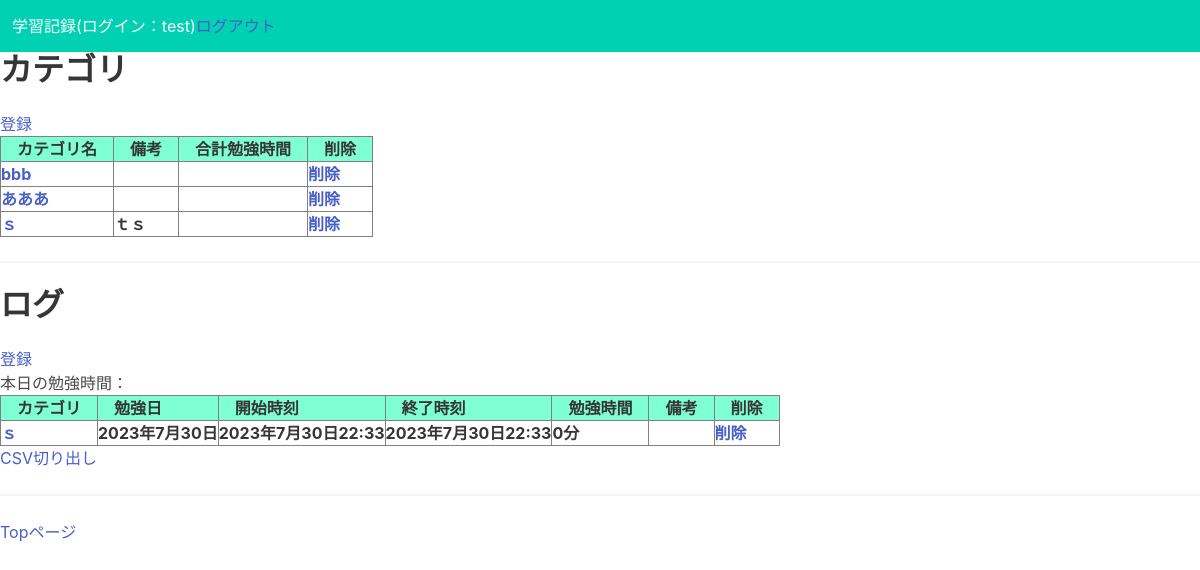
Screenshot of / (signed in) with the database file from the repository.
### App1/models.py (models this page shows, shortened)
class Category(models.Model):
    name = models.CharField(max_length=20)
    memo = models.CharField(null=True,blank=True,max_length=255)
    slug = models.SlugField(max_length=100, unique=True)
    user = models.ForeignKey(User, on_delete=models.CASCADE)

class Log(models.Model):
    startDateTime = models.DateTimeField(null=True,blank=True)
    endDateTime = models.DateTimeField(null=True,blank=True)
    learnDate = models.DateField(null=True,blank=True)
    learnMinut = models.IntegerField(null=True,blank=True)
    category = models.ForeignKey(Category, on_delete=models.PROTECT)
    memo = models.CharField(null=True,blank=True,max_length=255)
    slug = models.SlugField(max_length=100, unique=True)
    user = models.ForeignKey(User, on_delete=models.CASCADE)

### App1/views.py (the view)
# urls.py: path('',flontpage, name="flontpage"),
@login_required
def flontpage(request):
    categorys = Category.objects.filter(user=request.user).order_by('name').annotate(total_learn_minut=Sum('log__learnMinut'));
    logs = Log.objects.filter(user=request.user).order_by('-learnDate','-startDateTime','-endDateTime','-id')
    today = date.today()
    total_learn_minut_today = Log.objects.filter(learnDate=today).aggregate(total_learn_minut=Sum('learnMinut'))['total_learn_minut']
    return render(request,"./flontpage.html", {"categorys": categorys,
                                               "logs": logs,
                                               "total_learn_minut_today": total_learn_minut_today})

### App1/templates/flontpage.html
{% extends "./base.html" %}{% block content %}
<h1 class="title is-3">カテゴリ</h1>
<a href="{% url 'CatRegist' %}">登録</a>
{% if categorys %}
<table border="1">
    <tr  bgcolor="aquamarine">
        <th>　カテゴリ名　</th>
        <th>　備考　</th>
        <th>　合計勉強時間　</th>
        <th>　削除　</th>
    </tr>
    {% for cat in categorys %}
    <tr>
        <th><a href="{% url 'CatEdit' cat.slug %}">{{cat.name}}</a></th>
        <th align="left">{{cat.memo}}</th>
        <th align="left">{% if cat.total_learn_minut %}{{cat.total_learn_minut}}{% endif %}</th>
        <th><a href="{% url 'CatDelete' cat.slug %}">削除</a></th>
    </tr>
    {%endfor%}
</table>
{% else %}
<p>まずはカテゴリを登録しましょう。</p>
{% endif %}
<hr><h1 class="title is-3">ログ</h1>
{% if categorys %}
<a href="{% url 'LogRegist' %}">登録</a>
{% else %}
<p>ログはカテゴリを登録してから登録して下さい。</p>
{% endif %}
<p>本日の勉強時間：{% if total_learn_minut_today %}{{total_learn_minut_today}}分{% endif %}</p>
{% if logs %}
<table border="1">
    <tr  bgcolor="aquamarine">
        <th>　カテゴリ　</th>
        <th>　勉強日　</th>
        <th>　開始時刻　</th>
        <th>　終了時刻　</th>
        <th>　勉強時間　</th>
        <th>　備考　</th>
        <th>　削除　</th>
    </tr>
    {% for log in logs %}
    <tr>
        {% for cat in categorys %}
        {% if cat == log.category %}
        <th><a href="{% url 'LogEdit' log.slug %}">{{cat.name}}</a></th>
        {% endif %}
        {%endfor%}
        <th>{% if log.learnDate %}{{log.learnDate}}{% endif %}</th>
        <th align="left">{% if log.startDateTime %}{{log.startDateTime}}{% endif %}</th>
        <th align="left">{% if log.endDateTime %}{{log.endDateTime}}{% endif %}</th>
        <th>{{log.learnMinut}}分</th>
        <th align="left">{{log.memo}}</th>
        <th><a href="{% url 'LogDelete' log.slug %}">削除</a></th>
    </tr>
    {%endfor%}
</table>
<a href="{% url 'export_csv' %}">CSV切り出し</a><br>
{% endif %}
{%endblock%}

### App1/templates/base.html (shortened to what this page needs)
<!DOCTYPE html>
<html lang="ja">
  <head>
    <link
      rel="stylesheet"
      href="https://cdn.jsdelivr.net/npm/bulma@0.9.3/css/bulma.min.css"
    />
  </head>
  <body>
    <nav class="navbar is-primary">
      <div class="navbar-brand">
        <div class="navbar-item">
          <p>学習記録<p>
          {% if user.is_authenticated %}
          <p>(ログイン：{{user.username}})</p>
          <a href="{% url 'logout' %}">ログアウト</a>
          {% else %}
          <p>(ログインされていません)</p>
          {% endif %}
        </div>
      </div>
    </nav>
    {% block content %} {% endblock %}
    <hr><a href="{% url 'flontpage' %}">Topページ</a></hr>
  </body>
</html>

### rows the page displays
Category: name "bbb"
Category: name "あああ"
Category: name "ｓ", memo "ｔｓ"
Log: learnDate "2023年7月30日", startDateTime "2023年7月30日22:33", endDateTime "2023年7月30日22:33", learnMinut "0"

### other values shown
{{ user.username }} "test"
